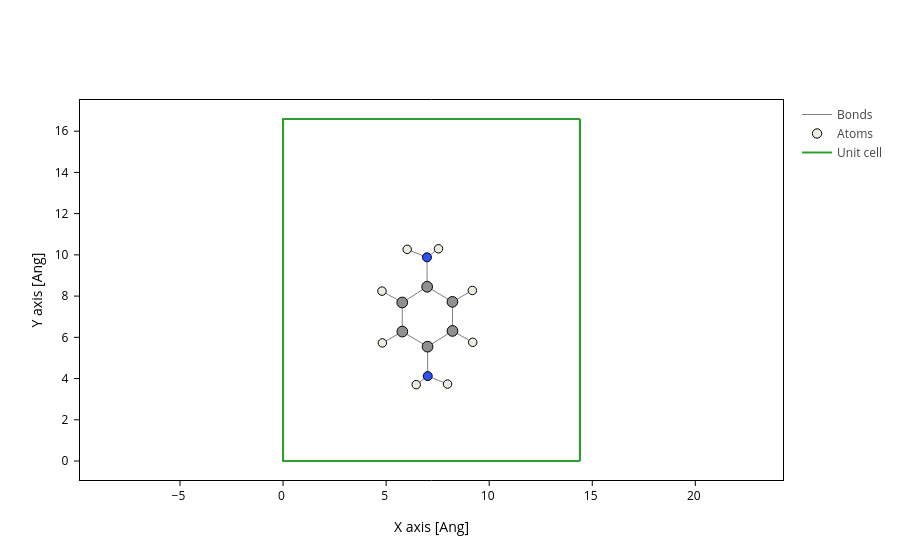

Here is the notebook cell this chart was saved with:
### Code cell
molec.plot(axes="xy")

### Figure 1 — Plotly figure (JSON) as saved in the notebook; plotly's stock layout.template omitted (floating-point values rounded to 4 significant figures; data arrays with more than 128 entries replaced by an {"elided": "..."} marker saying what was removed)
{"data": [{"line": {"color": "gray", "width": 1}, "meta": {}, "mode": "lines", "name": "Bonds", "opacity": 1, "type": "scatter", "x": {"elided": "336 float values"}, "y": {"elided": "336 float values"}}, {"marker": {"color": ["#EDEADE", "#EDEADE", "#909090", "#909090", "#909090", "#909090", "#3050F8", "#3050F8", "#EDEADE", "#EDEADE", "#909090", "#909090", "#EDEADE", "#EDEADE", "#EDEADE", "#EDEADE"], "line": {"color": "black", "width": 1}, "opacity": 1, "size": [8.48, 8.48, 10.72, 10.72, 10.72, 10.72, 8.96, 8.96, 8.48, 8.48, 10.72, 10.72, 8.48, 8.48, 8.48, 8.48]}, "meta": {}, "mode": "markers", "name": "Atoms", "opacity": 1, "type": "scatter", "x": [9.182, 4.818, 8.215, 5.785, 5.781, 8.219, 6.981, 7.019, 4.799, 9.201, 6.99, 7.01, 6.021, 7.979, 7.54, 6.46], "y": [8.272, 5.728, 7.722, 6.278, 7.69, 6.31, 9.881, 4.119, 8.241, 5.759, 8.453, 5.547, 10.27, 3.732, 10.3, 3.704]}, {"meta": {}, "mode": "lines", "name": "Unit cell", "type": "scatter", "x": [0.0, 0.0, 14.4, 14.4, 0.0, 0.0, NaN, 0.0, 0.0, 0.0, 14.4, 14.4, 0.0, NaN, 14.4, 14.4, NaN, 14.4, 14.4], "y": [0.0, 16.59, 16.59, 16.59, 16.59, 16.59, NaN, 16.59, 0.0, 0.0, 0.0, 0.0, 0.0, NaN, 16.59, 0.0, NaN, 16.59, 0.0]}], "layout": {"scene": {"aspectmode": "data", "xaxis": {"title": {"text": "X axis [Ang]"}}, "yaxis": {"title": {"text": "Y axis [Ang]"}}}, "xaxis": {"scaleanchor": "y", "scaleratio": 1, "title": {"text": "X axis [Ang]"}}, "yaxis": {"title": {"text": "Y axis [Ang]"}}}}
